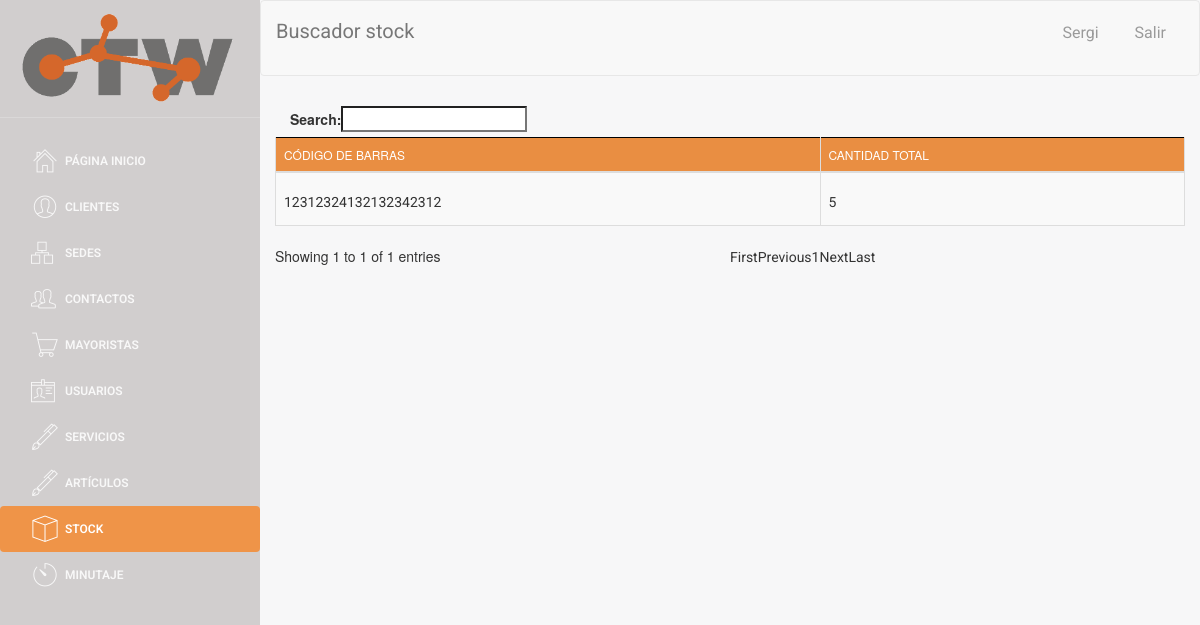
The page /buscador/buscador_stock.php (signed in) on the database as committed earlier.
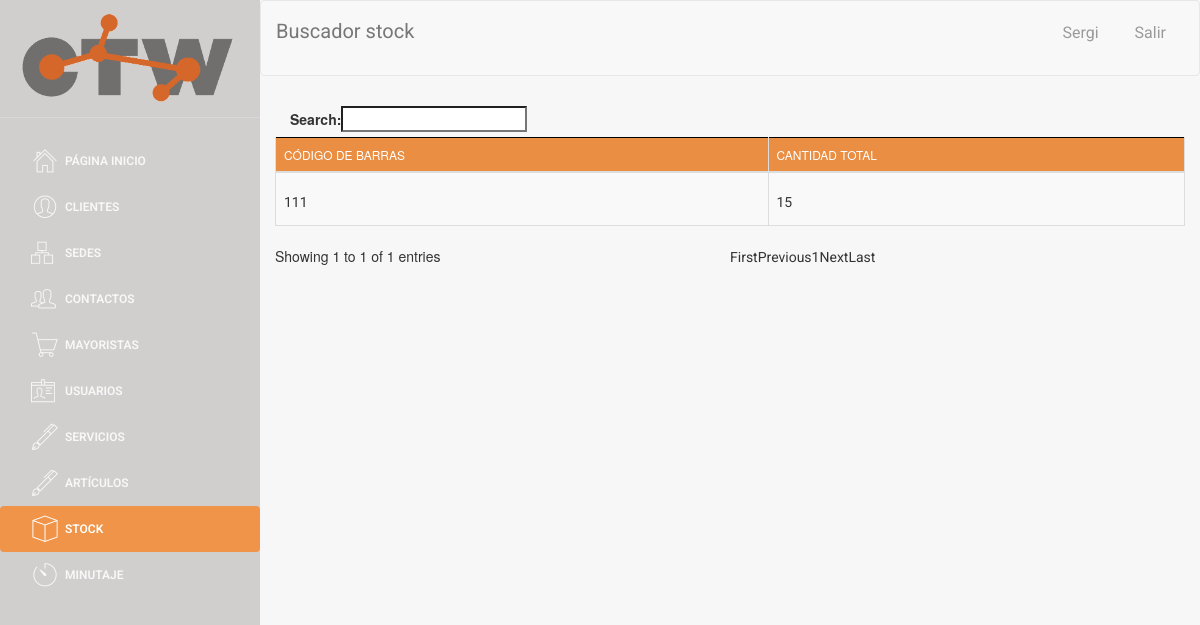
The same page on the database as committed later.
### tables this page shows
CREATE TABLE `STOCK` (
  `CODIGO_DE_BARRAS` varchar(30) NOT NULL,
  `cantidad_total` int(5) NOT NULL
);

### web/assets/php/selects.php (called while the page is built, shortened)
<?php
function select_all_stock()
{
    $conn = connect();
    $sql = "SELECT *
    FROM STOCK";
    $data = $conn->query($sql);
    return $data;
}

### web/buscador/buscador_stock.php (the view, shortened to what this page needs)
<!doctype html>
<?php
include('../assets/php/selects.php');
include('../assets/php/functions.php');
if ($_SESSION["login_done"] == true){
?>
<html lang="en">
<head>
</head>
<body>
<div class="wrapper">
    <div class="sidebar">
        <div class="sidebar-wrapper">
        </div>
    </div>
    <div class="main-panel">
        <nav class="navbar navbar-default navbar-fixed">
            <div class="container-fluid">
                <div class="navbar-header">
                <a class="navbar-brand">Buscador stock</a>
            </div>
            <div class="collapse navbar-collapse">
            </div>
        </div>
        </nav>
        <div class="content">
            <div class="container-fluid">
                <div class="row">
                    <div>
                        <div>
                            <table id="buscador_stock" class="table table-striped table-bordered">
                                <thead>
                                <tr>
                                    <th>Código de barras</th>
                                    <th>Cantidad total</th>
                                </tr>
                                </thead>
                                <tbody>
                                <?php
                                $data = select_all_stock();
                                if ($data->num_rows > 0) {
                                    while ($row = $data->fetch_assoc()) {
                                        $pk = $row['CODIGO_DE_BARRAS'];
                                        ?>
                                        <tr>
                                            <td><label style="margin-top: 11px;"><a href="#" class="CODIGO_DE_BARRAS"
                                                                                    data-pk=<?php echo "\"$pk\""; ?>><?php echo $row['CODIGO_DE_BARRAS'] ?> </a></label>
                                            </td>
                                            <td><label style="margin-top: 11px;"><a href="#" class="cantidad_total"
                                                                                    data-pk=<?php echo "\"$pk\""; ?>><?php echo $row['cantidad_total'] ?> </a></label>
                                            </td>
                                        </tr>
                                        <?php
                                    }
                                } else {
                                    echo "0 results";
                                }
                                ?>
                                </tbody>
                            </table>
                        </div>
                    </div>
                </div>
            </div>
        </div>
    </div>
</div>
</body>
</html>
<?php
} else {
    echo "false";
    header("location:../index.php");
}
?>

### web/assets/php/functions.php (shortened to what this page needs)
<html>
</html>

### web/assets/css/table_editor.css (style rules this page uses)
a, a:hover { color: #000; }

### web/assets/css/table.css (style rules this page uses)
table { border: none; }
table thead, table tfoot { background-color: #e98e42; border: 1px solid black; }
table tr.odd, table tr.even { transition: all .2s ease; }
a, a:hover { color: #000; }

Rows that differ between the two databases and show on the page:
removed stock: CODIGO_DE_BARRAS "12312324132132342312", cantidad_total "5"
added stock: CODIGO_DE_BARRAS "111", cantidad_total "15"
